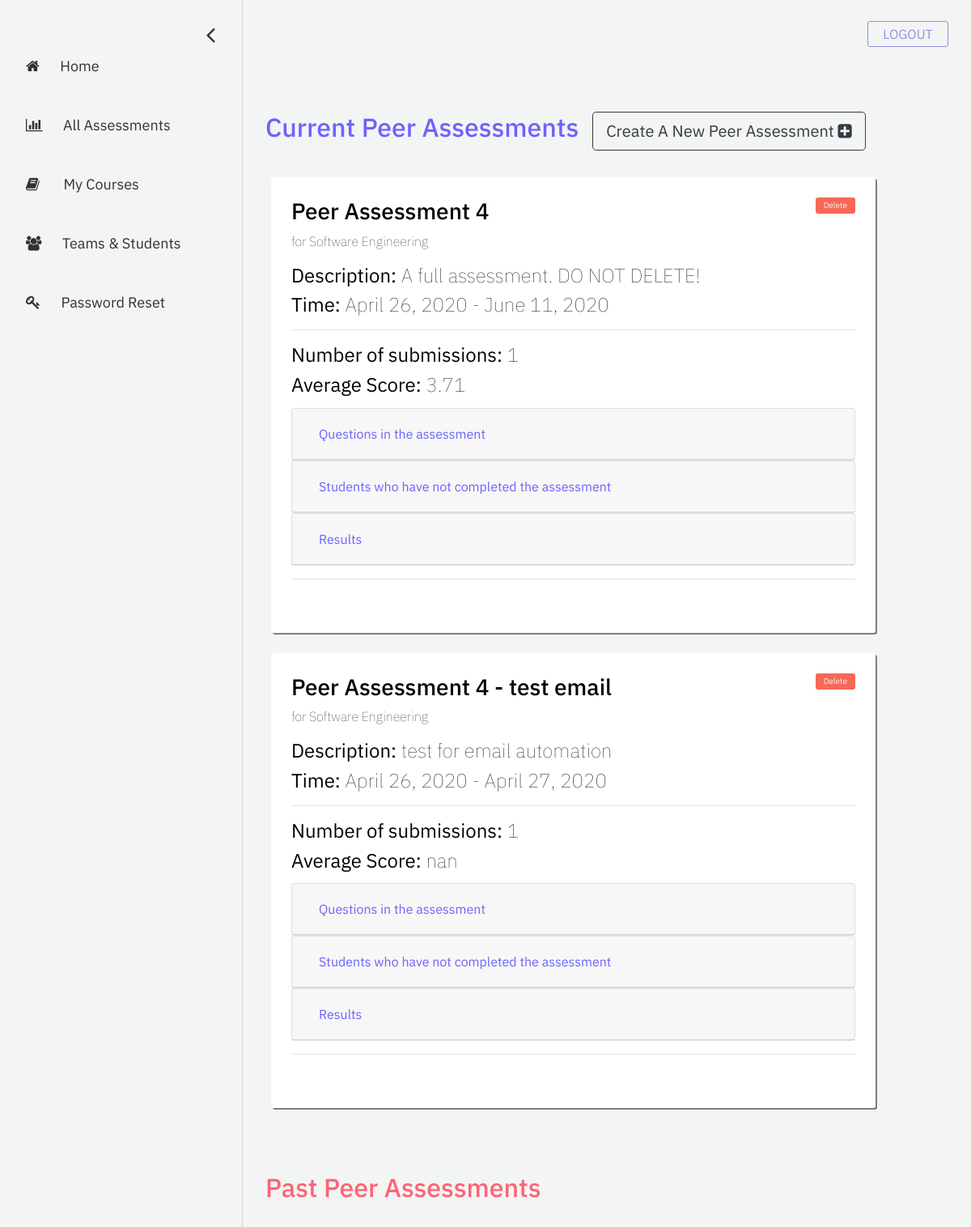
/professor/all-assessments, run on the app's committed database.
### assessment/models.py (models this page shows, shortened)
class Assessment(models.Model):
    name = models.CharField("assessment name", max_length=255)
    description = models.TextField("description", max_length=512, blank=True)
    date_created = models.DateTimeField("date created", auto_now_add=True)
    start_date = models.DateField("start date")
    end_date = models.DateField("end date")
    course = models.ForeignKey(Course, on_delete=models.CASCADE) # the course that this peer review belongs to
    questions = models.ManyToManyField(Question) # a set of Questions under this assessment
    result_sets = models.ManyToManyField(Result_set) # a set of Result_sets under this assessment
    completed_students = models.ManyToManyField(User, related_name="completed_students") # a set of Users who have completed this assessment
    def is_current(self):
        if self.end_date + datetime.timedelta(days=60) > datetime.datetime.now().date(): # end date + 60 >= current date
            return True
        return False

### registration/models.py (models this page shows, shortened)
class Course(models.Model):
    course_name = models.CharField("course name", max_length=60)
    course_code = models.IntegerField("course code")
    section_number = models.SmallIntegerField("section number")
    year = models.SmallIntegerField("year of realization")
    semester_choices = (
        ('S', 'Spring'),
        ('F', 'Fall'),
    )
    semester = models.CharField("semester of realization", max_length = 1, choices = semester_choices)
    professors = models.ManyToManyField(User)
    students = models.ManyToManyField(User, related_name="students")

### eval_professor/views.py (the view)
# urls.py: path('all-assessments', views.all_assessments, name='all-assessments'),
def all_assessments(request):
    team_list = Team.objects.all()
    assessment_list = Assessment.objects.all()
    context = {
        'team_list': team_list,
        'assessment_list': assessment_list,
    }
    return render(request, 'eval_professor/all-assessments.html', context = context)

### assessment/models.py (called while the page is built)
    def get_answer(self):
        if self.question.type_answer == self.question.TYPE_Rating:
            return self.answer_rating
        else:
            return self.answer_text

    def get_overall_average(self):
        scores = [answer.answer_rating for answer in self.rating_answers.all()] # a list of scores
        return round(np.mean(scores), 2)

### eval_professor/templatetags/eval_professor_extras.py (called while the page is built)
@register.simple_tag
def get_class_average(course, assessment):
    result_set_list = []
    for team in Team.objects.filter(course=course).all():
        for result_set in Result_set.objects.filter(team=team).all():
            if result_set in assessment.result_sets.all(): # check if this result_set is under this assessment
                result_set_list.append(result_set)
    return round(np.mean([result_set.get_overall_average() for result_set in result_set_list]), 2)

@register.simple_tag
def get_team_average(team, assessment):
    result_set_list = []
    for result_set in Result_set.objects.filter(team=team).all():
            if result_set in assessment.result_sets.all(): # check if this result_set is under this assessment
                result_set_list.append(result_set)
    return round(np.mean([result_set.get_overall_average() for result_set in result_set_list]), 2)

@register.simple_tag
def find_result_set(result_sets, student, team):
    return result_sets.filter(student=student, team=team).first()

@register.simple_tag
def get_per_question_average(result_set, q_id):
        scores = [answer.answer_rating for answer in result_set.rating_answers.all() if answer.question.id == q_id] # a list of scores of that question
        return round(np.mean(scores), 2)

@register.simple_tag
def get_free_response(result_set, q_id):
        text = ''
        for answer in result_set.text_answers.all():
            if answer.question.id == q_id:
                text += answer.get_answer()
                text += ';'
        return text

### eval_professor/templates/eval_professor/all-assessments.html (shortened to what this page needs)
{% extends 'eval_professor/base-sidebar.html'%}
{% load eval_professor_extras %}
{% load static %}
{% block content%}
	<div id="main">
		<div class="container">
			<div class="container row">
				<h2 style="color: #6C63FF;">Current Peer Assessments</h2>
				<form>
					<button formaction="{% url 'create-new-assessment' %}" class="btn btn-lg btn-outline-dark" style="margin-left: 5%;">Create A New Peer Assessment <i class = "fa fa-plus-square"></i></button>
				</form>
			</div>
			{% if assessment_list|length > 0 %}
				{% for assessment in assessment_list %}
					{% if assessment.is_current %}
						<div class="column course-box">
							<a data-toggle="modal" data-target="#exampleModal_@{{assessment.id}}" style="font-size: 10px; padding: 10px; background-color: rgb(247, 104, 88);" class="buttons delete-btn float-right" href="">Delete</a>
							<h3> {{ assessment.name }} </h3>
							<p style="font-weight: 20;"> for {{ assessment.course.course_name }}</p>
							{% if assessment.description != '' %}
								<h4><b>Description:</b> {{ assessment.description }}</h4>
							{% else %}
								<h4><b>Description:</b> No assessment description</h4>
							{% endif %}
							<h4> <b>Time:</b> {{ assessment.start_date }} - {{ assessment.end_date }}</h4>
							<hr>
							<h4> <b>Number of submissions:</b> {{ assessment.completed_students.all|length }} </h4>
							{% get_class_average assessment.course assessment as class_avg %}
							<h4> <b>Average Score:</b> {{ class_avg }} </h4>
							<div style="margin-top: 2%; margin-bottom: 2%;">
								<div class="card">
									<div class="card-header" id="headingOne_@{{ assessment.id }}">
										<h5 class="mb-0">
											<button style="color: #6C63FF;" class="btn btn-link" data-toggle="collapse" data-target="#collapseOne_@{{ assessment.id }}" aria-expanded="true" aria-controls="collapseOne_@{{ assessment.id }}">
												Questions in the assessment
											</button>
										</h5>
									</div>
								</div>
								<div class="card">
									<div class="card-header" id="headingTwo_@{{ assessment.id }}">
										<h5 class="mb-0">
											<button style="color: #6C63FF;" class="btn btn-link collapsed" data-toggle="collapse" data-target="#collapseTwo_@{{ assessment.id }}" aria-expanded="false" aria-controls="collapseTwo_@{{ assessment.id }}">
												Students who have not completed the assessment
											</button>
										</h5>
									</div>
								</div>
								<div class="card">
									<div class="card-header" id="headingThree_@{{ assessment.id }}">
										<h5 class="mb-0">
											<button style="color: #6C63FF;" class="btn btn-link collapsed" data-toggle="collapse" data-target="#collapseThree_@{{ assessment.id }}" aria-expanded="false" aria-controls="collapseThree_@{{ assessment.id }}">
												Results
											</button>
										</h5>
									</div>
								</div>
							</div>
							<hr>
						</div>
					{% endif %}
				{% endfor %}
			{% else %}
				No current assessments.
			{% endif %}
		</div>
		<div class="container">
			<div class="container row">
				<h2 style="color: rgb(255, 99, 117); margin-top: 5%;">Past Peer Assessments</h2>
			</div>
		</div>
	</div>
{% endblock %}

### eval_professor/static/eval_professor/css/base-sidebar.css (style rules this page uses)
body { font-family: 'IBM Plex Sans', sans-serif; background-color: #f3f4f4; }
#main { transition: margin-left .5s; padding: 20px; }
.row { position: relative; top: 20px; padding: 8px; margin-top: 10px; margin-bottom: 45px; }
.buttons { -webkit-border-radius: 3px; -moz-border-radius: 3px; border-radius: 3px; line-height: 0px; color: #f3f4f4; padding: 20px; display: inline-block; cursor: pointer; text-align: center; text-decoration: none; }

### eval_professor/static/eval_professor/css/my-courses.css (style rules this page uses)
.course-box { width: 90% !important; background-color: white; color: black; padding: 25px; padding-bottom: 50px; margin-right: 15px; margin-top: 25px; border-radius: 3px; box-shadow: 2px 2px grey; }
h4 { font-weight: 80; margin-right: 5%; }

### data on the page
Assessment: name "Peer Assessment 4", course.course_name "Software Engineering", description "A full assessment. DO NOT DELETE!", start_date "April 26, 2020", end_date "June 11, 2020", completed_students.all|length "1", class_avg "3.71"
Assessment: name "Peer Assessment 4 - test email", course.course_name "Software Engineering", description "test for email automation", start_date "April 26, 2020", end_date "April 27, 2020", completed_students.all|length "1", class_avg "nan"
